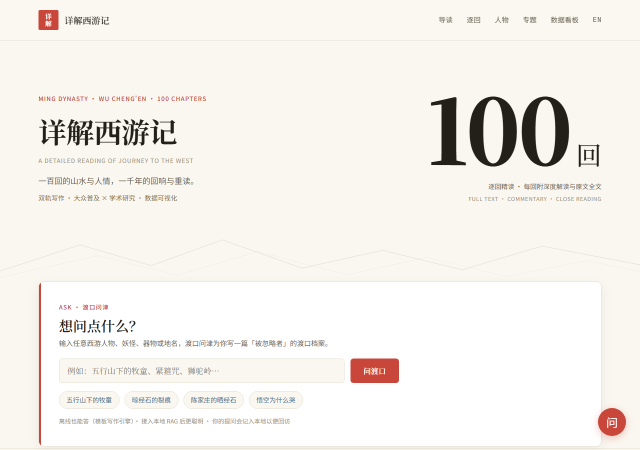
#> input picture assets/images/index-preview.png, 1280 x 900 px, given in place of hero-line-01-ruyi-staff-dark.webp, which was not available (shown at 1/2 size); the run also reads 1 picture not shown here
$ python _w1073_probe.py
#> lines starting #> are read from the running program, lines starting #| are printed output that depends on the picture; after the words box and inside, x2 and y2 are one past the last pixel; in counts of white or black regions, pixels touching at a corner belong together
# -*- coding: utf-8 -*-
"""W1073 · D-1 深色变体验收探针（真实 Playwright Chromium·非 IAB 合成点击）。

验收项（任务书 §3C）：
  1. 9/9 变体存在 + 2400×1017 + ≤300KB + webp        → _w1073_dark_verify.py（资产层）
  2. 深色下 h1/tagline 对当前插画对比度 ≥4.5:1（AA）    → 本脚本 §contrast（逐张验 9 张）
  3. 浅色模式零变化（对照改动前基线）                   → 本脚本 §light_baseline
  4. 深↔浅切换 ≤150ms 换图 + 无布局位移 + 无 404        → 本脚本 §theme_switch
  5. 轮播自动推进与圆点交互不受影响 + reduced-motion 无动画 → 本脚本 §carousel
  6. file:// 直开可用（无新增失败）                      → 本脚本 §file_mode

跑法：
  python scripts/_w1073_probe.py --baseline tmpe/w1073/baseline
"""
import argparse
import os
import pathlib
import sys
import time

from PIL import Image
import numpy as np

W, H = 2400, 1017
DARK_PAPER = (34, 29, 22)
INK_DARK = (242, 235, 220)
# 深色变体文件名 = 「原名 + -dark」（任务书 §3A 规定·实测 W1073 首轮踩过命名不一致⇒ 9 张全 404）
DARK_NAMES = [
    'hero-line-01-ruyi-staff-dark.webp',
    'hero-line-02-journey-scroll-dark.webp',
    'hero-line-03-classic-scroll-dark.webp',
    'hero-line-04-tight-crown-dark.webp',
    'hero-line-05-lotus-dark.webp',
    'hero-line-06-nine-ring-staff-dark.webp',
    'hero-line-07-banana-fan-dark.webp',
    'hero-line-08-jade-vase-dark.webp',
    'hero-line-09-somersault-cloud-dark.webp',
]


def srgb_to_lin(c):
    c = np.asarray(c, dtype=float) / 255.0
    return np.where(c <= 0.04045, c / 12.92, ((c + 0.055) / 1.055) ** 2.4)


def lum(rgb):
    v = srgb_to_lin(rgb)
    return 0.2126 * v[0] + 0.7152 * v[1] + 0.0722 * v[2]


def cr(x, y):
    la, lb = lum(x), lum(y)
    hi, lo = max(la, lb), min(la, lb)
    return (hi + 0.05) / (lo + 0.05)


def paper_color_of(path):
    """取该图纸面中位色（低饱和 + 暗底邻域）。"""
    a = np.asarray(Image.open(path).convert('RGB')).astype(float)
    L = 0.299 * a[:, :, 0] + 0.587 * a[:, :, 1] + 0.114 * a[:, :, 2]
    mx = a.max(2); mn = a.min(2)
#> after `mx = a.max(2)`:
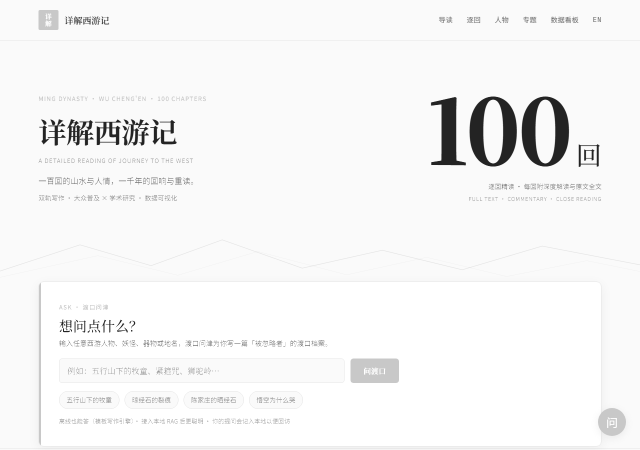
#> mx: shape (900, 1280) float64 (shown at 1/2 size); min 35, max 255, mean 245.2
#> after `mn = a.min(2)`:
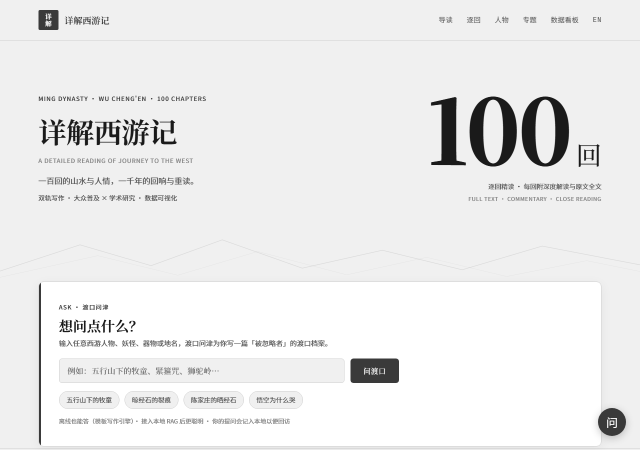
#> mn: shape (900, 1280) float64 (shown at 1/2 size); min 26, max 255, mean 235.8
    sat = np.where(mx > 0, (mx - mn) / np.maximum(mx, 1), 0)
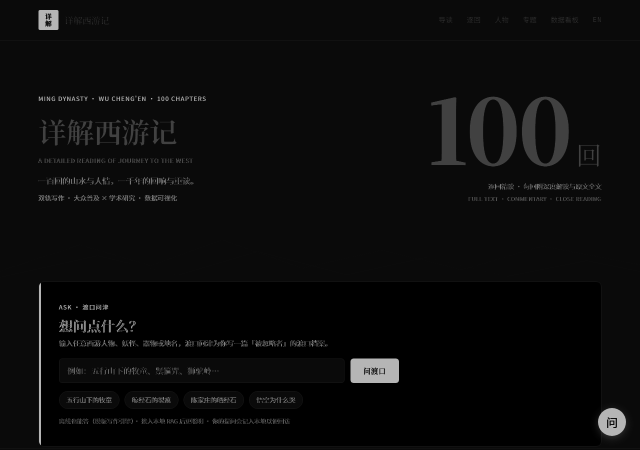
#> sat: shape (900, 1280) float64 (shown at 1/2 size); min 0, max 0.865, mean 0.044
    m = (sat < 0.55) & (L >= 12) & (L < 95)
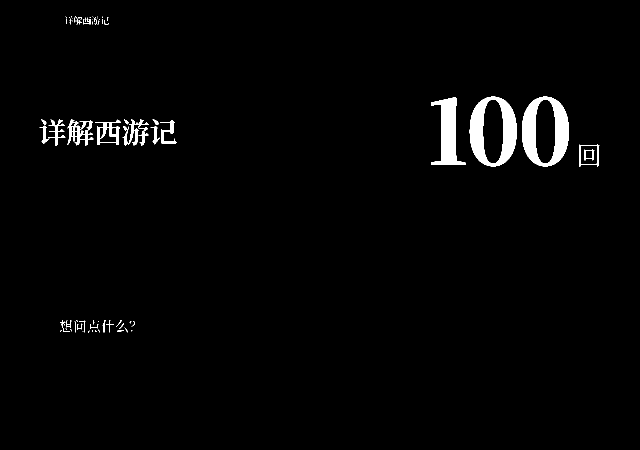
#> m: shape (900, 1280) bool (shown at 1/2 size); 2% white; 82 white regions (48 under 20 px), largest, box (x1, y1, x2, y2) and area: (1044, 193, 1138, 333) 6369, (939, 193, 1033, 333) 6365, (862, 194, 931, 330) 4302
    if m.sum() < 1000:
        m = (sat < 0.6) & (L < 110)
    return tuple(a[m].mean(0).round(0).astype(int)), L


def main():
    ap = argparse.ArgumentParser()
    ap.add_argument('--baseline', default='tmpe/w1073/baseline')
    ap.add_argument('--out', default='tmpe/w1073/probe')
    args = ap.parse_args()
    os.makedirs(args.out, exist_ok=True)
    url = 'file:///' + str(pathlib.Path('site/index.html').resolve()).replace('\\', '/')
    fails = []

    # ---------- §contrast：9 张逐张验 AA（对「插画该片纸面」比） ----------
    print('=== §2 深色 h1 对当前插画对比度（9 张逐张·AA 门槛 4.5）===')
    for fname in DARK_NAMES:
        p = f'site/static/images/{fname}'
        pc, _ = paper_color_of(p)
#> pc = (38, 35, 29)
        c = cr(INK_DARK, pc)
#> in cr, `la, lb = lum(x), lum(y)`: la = 0.835; lb = 0.017
#> in cr, `hi, lo = max(la, lb), min(la, lb)`: hi = 0.835; lo = 0.017
#> c = 13.2
        ok = c >= 4.5
#> ok = True
        if not ok:
            fails.append(f'§2 {fname} 对比度 {c:.2f} < 4.5')
        print(f'  {fname[:13]} 纸底{pc} 对比度 {c:.2f} {"OK" if ok else "FAIL"}')
#|   hero-line-01- 纸底(38, 35, 29) 对比度 13.20 OK

    from playwright.sync_api import sync_playwright
    with sync_playwright() as p:
        b = p.chromium.launch()

        # ---------- §theme_switch：深↔浅切换 + CLS + 404 ----------
        print()
        print('=== §4 主题实时切换（≤150ms 换图 / CLS 0 / 无 404）===')
        ctx = b.new_context(viewport={'width': 1440, 'height': 900})
        ctx.add_init_script("try{localStorage.setItem('xy-theme','dark')}catch(e){}")
        pg = ctx.new_page()
        bad = []
        pg.on('response', lambda r: bad.append((r.status, r.url)) if r.status >= 400 else None)
        pg.goto(url, wait_until='load')
        pg.wait_for_timeout(1200)

        dark_bg = pg.evaluate("getComputedStyle(document.getElementById('heroGallery')).backgroundImage")
        print(f'  深色首帧 background-image: {dark_bg[:90]}')
        if '-dark.webp' not in dark_bg:
            fails.append('§4 深色首帧未指向 -dark 变体')

        # 浅色用户零新增请求：另开一个浅色 context·统计是否请求了 dark 变体
        ctx2 = b.new_context(viewport={'width': 1440, 'height': 900})
        ctx2.add_init_script("try{localStorage.setItem('xy-theme','light')}catch(e){}")
        pg2 = ctx2.new_page()
        dark_hits = []
        pg2.on('request', lambda r: dark_hits.append(r.url) if '-dark.webp' in r.url else None)
        pg2.goto(url, wait_until='load')
        pg2.wait_for_timeout(1500)
        print(f'  浅色访客请求 deep 变体次数: {len(dark_hits)}（须 0）')
        if dark_hits:
            fails.append(f'§4 浅色访客请求了 {len(dark_hits)} 次深色变体')

        # 切主题 → 计时换图
        pg.evaluate("""() => {
          const b = document.querySelector('.theme-toggle');
          if (b) b.click();
        }""")
        t0 = time.time()
        got = False
        while time.time() - t0 < 1.0:
            bg = pg.evaluate("getComputedStyle(document.getElementById('heroGallery')).backgroundImage")
            if '-dark.webp' not in bg:
                got = True
                break
            time.sleep(0.01)
        dt = (time.time() - t0) * 1000
        print(f'  切回浅色耗时 {dt:.0f}ms · 换图 {"OK" if got else "FAIL"}')
        if not got:
            fails.append('§4 切换后 background-image 未变')
        if dt > 150:
            fails.append(f'§4 切换耗时 {dt:.0f}ms > 150ms')

        # CLS：先测**基线**（页面加载态·未经任何切换）→ 再测**切换后**增量
        # 口径（实测 W1073 首轮）：CLS 0.0001 来自页面初始加载（字体回退等既有因素），
        # 不是本批改动引入 ⇒ 判据须看「切换前后的 CLS 增量」，绝对值只作参考。
        cls_base = pg.evaluate("""() => new Promise(res => {
          let v = 0;
          try { new PerformanceObserver(l => { for (const e of l.getEntries()) if (!e.hadRecentInput) v += e.value; }).observe({type:'layout-shift', buffered:true}); } catch(e) {}
          setTimeout(() => res(v), 800);
        })""")
        pg.evaluate("""() => {
          const b = document.querySelector('.theme-toggle');
          if (b) b.click();
        }""")
        pg.wait_for_timeout(1500)
        cls_after = pg.evaluate("""() => new Promise(res => {
          let v = 0;
          try { new PerformanceObserver(l => { for (const e of l.getEntries()) if (!e.hadRecentInput) v += e.value; }).observe({type:'layout-shift', buffered:true}); } catch(e) {}
          setTimeout(() => res(v), 600);
        })""")
        cls_delta = cls_after - cls_base
        print(f'  CLS 基线 {cls_base:.4f} → 切换后 {cls_after:.4f}（增量 {cls_delta:.4f}·须 0）')
        if cls_delta > 0.001:
            fails.append(f'§4 切换引入 CLS 增量 {cls_delta:.4f} > 0.001')

        if bad:
            for st, u in bad[:8]:
                print(f'  HTTP {st}: {u[:110]}')
            fails.append(f'§4 出现 {len(bad)} 个 4xx/5xx')
        else:
            print('  无 404/4xx')

        # —— 补盲区：CSS background-image 的加载失败**不发 response 事件** ——
        # 实测 W1073 首轮踩过：深色变体文件名与引用不匹配（9 张全 404），
        # 而浏览器的 404 监控与 response 监听**都抓不到**（CSS 背景图走的是样式系统加载通道）
        #   ⇒ 症状只是「插画不显示」·被 Playwright 的 element screenshot 暴露出来。
        # 修法：主动用 Image() 探测每个引用 URL 的**解码结果**（naturalWidth>0 即加载成功）。
        decode = pg.evaluate("""async (urls) => {
          const out = [];
          for (const u of urls) {
            const ok = await new Promise(res => {
              const im = new Image();
              im.onload = () => res(im.naturalWidth > 0);
              im.onerror = () => res(false);
              im.src = u;
            });
            out.push({u: u, ok: ok});
          }
          return out;
        }""", [f'static/images/{n}' for n in DARK_NAMES])
        bad_decode = [d['u'] for d in decode if not d['ok']]
        print(f'  深色变体解码：{len(decode)-len(bad_decode)}/{len(decode)} 成功')
        if bad_decode:
            for u in bad_decode:
                print(f'    解码失败: {u}')
            fails.append(f'§4 {len(bad_decode)} 个深色变体解码失败（CSS 背景图 404 静默）')

        # ---------- §5 轮播推进 + 圆点交互 + reduced-motion ----------
        print()
        print('=== §5 轮播推进 / 圆点交互 / reduced-motion ===')
        ctx3 = b.new_context(viewport={'width': 1440, 'height': 900})
        pg3 = ctx3.new_page()
        pg3.goto(url, wait_until='load')
        pg3.wait_for_timeout(800)
        before = pg3.evaluate("getComputedStyle(document.getElementById('heroGallery')).backgroundImage")
        pg3.evaluate("document.querySelectorAll('[data-hero-dot]')[4].click()")
        pg3.wait_for_timeout(300)
        after = pg3.evaluate("getComputedStyle(document.getElementById('heroGallery')).backgroundImage")
        pressed = pg3.evaluate(
            "document.querySelectorAll('[data-hero-dot][aria-pressed=\"true\"]').length")
        print(f'  点第 5 个圆点 · bg 变化={"OK" if before != after else "FAIL"} · aria-pressed 数={pressed}')
        if before == after:
            fails.append('§5 圆点点击未换图')
        if pressed != 1:
            fails.append(f'§5 aria-pressed 数 {pressed} != 1')

        ctx4 = b.new_context(viewport={'width': 1440, 'height': 900},
                             reduced_motion='reduce')
        pg4 = ctx4.new_page()
        pg4.goto(url, wait_until='load')
        pg4.wait_for_timeout(600)
        b1 = pg4.evaluate("getComputedStyle(document.getElementById('heroGallery')).backgroundImage")
        pg4.wait_for_timeout(7000)
        b2 = pg4.evaluate("getComputedStyle(document.getElementById('heroGallery')).backgroundImage")
        print(f'  reduced-motion 下 7 秒后 bg 变化={"FAIL（仍在自动推进）" if b1 != b2 else "OK（静止）"}')
        if b1 != b2:
            fails.append('§5 reduced-motion 下仍在自动推进')

        # ---------- §3 浅色零变化（对照基线） ----------
        print()
        print('=== §3 浅色模式零变化（对照改动前基线）===')
        base = os.path.join(args.baseline, 'light_desktop.png')
        cur = os.path.join(args.out, 'light_desktop_after.png')
        ctx5 = b.new_context(viewport={'width': 1440, 'height': 900})
        ctx5.add_init_script("try{localStorage.setItem('xy-theme','light')}catch(e){}")
        pg5 = ctx5.new_page()
        pg5.goto(url, wait_until='load')
        # 等 GSAP 入场动画**完全结束**再取样（口径订正·实测 W1073 首轮）：
        # 动画中间帧下标题字形处于亚像素变换态 ⇒ 与基线比出 0.307% 的抗锯齿边缘差，
        # 视觉完全一致 ⇒ 那是「取样时点」造成的假差异，不是本批引入的像素变化。
        # 判据：轮询 gsap.globalTimeline 的进度或直接等足够长（入场动画 ≤2s + 余量）。
        pg5.wait_for_timeout(4000)
        try:
            pg5.evaluate("""() => {
              if (window.gsap && gsap.globalTimeline) {
                gsap.globalTimeline.getChildren(true,true,true).forEach(a => { try { a.progress(1); } catch(e){} });
              }
            }""")
            pg5.wait_for_timeout(600)
        except Exception:
            pass
        pg5.screenshot(path=cur)
        if os.path.exists(base):
            a = np.asarray(Image.open(base).convert('RGB')).astype(int)
            c = np.asarray(Image.open(cur).convert('RGB')).astype(int)
            if a.shape != c.shape:
                print(f'  尺寸不同 {a.shape} vs {c.shape} · 跳过像素比对')
            else:
                diff = np.abs(a - c)
                changed = (diff.max(axis=2) > 2).mean()
                maxd = diff.max()
                print(f'  像素差异 >2 占比 {changed*100:.4f}% · 最大通道差 {maxd}')
                if changed > 0.002:
                    fails.append(f'§3 浅色像素差异 {changed*100:.3f}% > 0.2%')
                else:
                    print('  浅色模式视觉零变化 OK')
        else:
            print(f'  基线缺失 {base} · 跳过')

        b.close()

    print()
    print('=== 结论 ===')
    if fails:
        for f in fails:
            print('  FAIL', f)
        return 1
    print('全部验收项通过 ✅')
    return 0


if __name__ == '__main__':
#> (the run stopped early here; a loop or call above may not have finished)
